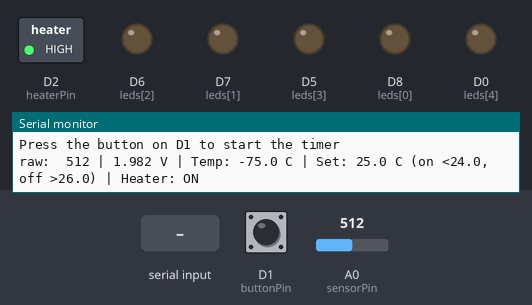
This sketch was run on a simulated ESP8266 (NodeMCU). On the bench: switched loads named in the sketch (green lamp = pin HIGH), output pins drawn as LEDs (lit = HIGH), the last lines printed to the serial monitor. Dashed ring = blinking. The test bench sets the inputs (shaded band); at power-on: D1 (buttonPin) HIGH, A0 (sensorPin) = 512.

Above: at 1.4 s.
1.5 s: D1 (buttonPin) pulled LOW for 0.15 s
At 1.9 s:
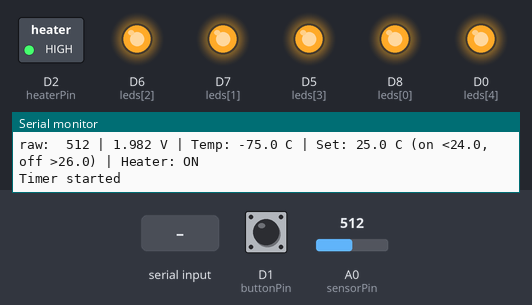
4.6 s: A0 (sensorPin) set to 755
7.6 s: A0 (sensorPin) set to 789
At 8.7 s:
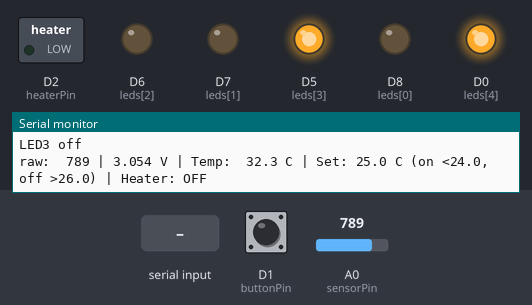
10.6 s: "s90\n" received over Serial
At 12.37 s:
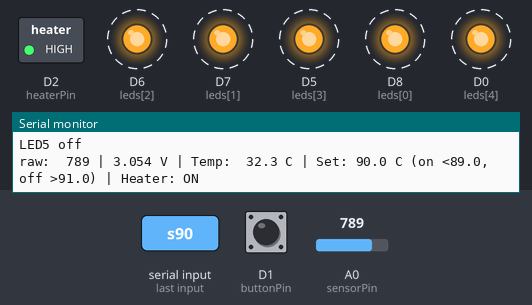
13.6 s: "c90\n" received over Serial
At 15.6 s:
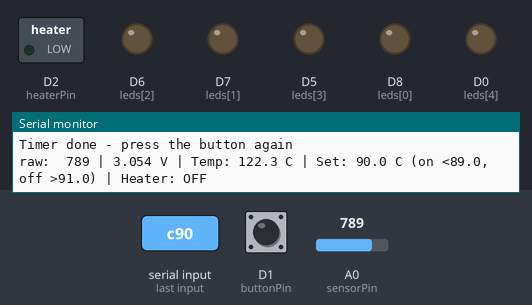
15.9 s: D1 (buttonPin) pulled LOW for 1 s
At 16.4 s:
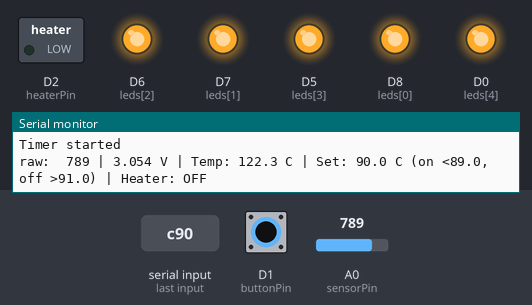
Timing chart, 0 to 20.9 s (numbered marks = the images above; inputs shaded):
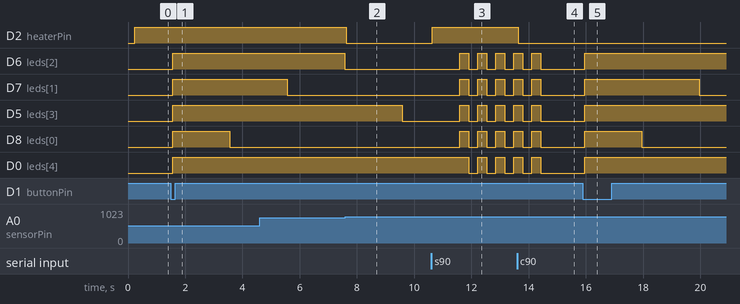

The sketch:

temp_sensor_timer_sauna.ino
```cpp
// Combined: LM335 sauna thermostat + 5-LED button timer
// Board: Wemos D1 Mini Pro (ESP8266)
//
// Thermostat
//   Sensor:  5V --[2.2k]--+-- LM335 + (middle leg)
//                         |
//                         +--[100k]-- A0      (extends A0 range to ~3.96 V)
//                    LM335 - (GND leg) -- GND
//                    LM335 ADJ -- not connected
//   Heater:  D2 (GPIO4) --[330R]-- red LED -- GND
//
// Timer
//   Button:  D1 (GPIO5) -- button -- GND   (internal pull-up)
//   LEDs:    D8, D7, D6, D5, D0 (GPIO15, 13, 12, 14, 16) --[330R]-- LED -- GND

// ===================== THERMOSTAT =====================
const int sensorPin = A0;
const int heaterPin = 4;             // D2 - red LED = heater

const float adcMaxVolt = 3.96;       // A0 range with the extra 100k resistor
float calOffset = 0.0;               // °C, fine trim (or use the r command)

float setPoint   = 25.0;             // °C
float hysteresis = 2.0;              // °C, total band width
bool  heaterOn   = false;

float lastRaw  = 0;
float lastVolt = 0;
float lastTemp = 0;
unsigned long lastPrint = 0;

// ===================== TIMER =====================
const int buttonPin = 5;                       // D1
const int leds[] = {15, 13, 12, 14, 16};       // LED1..LED5 (D8, D7, D6, D5, D0)
const int numLeds = 5;

const unsigned long stepTime  = 2000;          // 2 s per LED
const int blinkCount          = 5;
const unsigned long blinkTime = 300;           // on/off time while blinking

enum TimerState { T_IDLE, T_COUNTDOWN, T_BLINK };
TimerState timerState = T_IDLE;
int timerStep = 0;                             // which LED turns off next
int blinkPhase = 0;                            // counts on/off half-cycles
unsigned long timerMillis = 0;

// ---------------- Thermostat functions ----------------
float readTempC() {
  long sum = 0;
  for (int i = 0; i < 20; i++) {     // average 20 samples to reduce noise
    sum += analogRead(sensorPin);
    delay(1);
  }
  lastRaw  = sum / 20.0;
  lastVolt = lastRaw * adcMaxVolt / 1023.0;
  float kelvin = lastVolt * 100.0;   // LM335: 10 mV per kelvin
  return kelvin - 273.15 + calOffset;
}

void handleSerial() {
  // Commands (Serial Monitor, line ending = New Line):
  //   s25   -> setpoint 25 °C
  //   h1.5  -> hysteresis 1.5 °C
  //   c-2   -> calibration offset -2 °C
  //   r22   -> real temperature is 22 °C, auto-calculate offset
  if (!Serial.available()) return;
  String cmd = Serial.readStringUntil('\n');
  cmd.trim();
  if (cmd.length() < 2) return;
  char c = tolower(cmd.charAt(0));
  float val = cmd.substring(1).toFloat();

  if (c == 's') {
    setPoint = val;
    Serial.printf(">> Setpoint = %.1f C\n", setPoint);
  } else if (c == 'h' && val >= 0) {
    hysteresis = val;
    Serial.printf(">> Hysteresis = %.1f C\n", hysteresis);
  } else if (c == 'c') {
    calOffset = val;
    Serial.printf(">> Cal offset = %.1f C\n", calOffset);
  } else if (c == 'r') {
    calOffset += val - lastTemp;
    Serial.printf(">> Calibrated to %.1f C (offset now %.1f C)\n", val, calOffset);
  } else {
    Serial.println(">> Unknown command. Use s<temp>, h<band>, c<offset>, r<real temp>");
  }
}

void updateThermostat() {
  float t = readTempC();
  lastTemp = t;

  float lowLimit  = setPoint - hysteresis / 2.0;
  float highLimit = setPoint + hysteresis / 2.0;

  if (t < lowLimit)       heaterOn = true;
  else if (t > highLimit) heaterOn = false;
  // between the limits: keep previous state

  digitalWrite(heaterPin, heaterOn ? HIGH : LOW);

  if (millis() - lastPrint >= 1000) {
    lastPrint = millis();
    Serial.printf("raw: %4.0f | %.3f V | Temp: %5.1f C | Set: %.1f C (on <%.1f, off >%.1f) | Heater: %s\n",
                  lastRaw, lastVolt, t, setPoint, lowLimit, highLimit, heaterOn ? "ON" : "OFF");
    if (lastRaw >= 1020) {
      Serial.println("   !! A0 maxed out - check sensor wiring");
    }
  }
}

// ---------------- Timer functions ----------------
void allLeds(int state) {
  for (int i = 0; i < numLeds; i++) {
    digitalWrite(leds[i], state);
  }
}

// Returns true once per button press (debounced)
bool buttonPressed() {
  static int lastReading = HIGH;
  static int stableState = HIGH;
  static unsigned long lastChange = 0;

  int reading = digitalRead(buttonPin);
  if (reading != lastReading) {
    lastChange = millis();
    lastReading = reading;
  }
  if (millis() - lastChange > 30 && reading != stableState) {
    stableState = reading;
    if (stableState == LOW) return true;
  }
  return false;
}

void updateTimer() {
  bool pressed = buttonPressed();
  unsigned long now = millis();

  switch (timerState) {
    case T_IDLE:
      if (pressed) {
        Serial.println("Timer started");
        allLeds(HIGH);
        timerStep = 0;
        timerMillis = now;
        timerState = T_COUNTDOWN;
      }
      break;

    case T_COUNTDOWN:
      if (now - timerMillis >= stepTime) {
        digitalWrite(leds[timerStep], LOW);
        Serial.printf("LED%d off\n", timerStep + 1);
        timerStep++;
        timerMillis = now;
        if (timerStep >= numLeds) {    // all off -> start blinking
          allLeds(HIGH);
          blinkPhase = 0;
          timerState = T_BLINK;
        }
      }
      break;

    case T_BLINK:
      if (now - timerMillis >= blinkTime) {
        timerMillis = now;
        blinkPhase++;
        if (blinkPhase >= blinkCount * 2) {
          allLeds(LOW);
          Serial.println("Timer done - press the button again");
          timerState = T_IDLE;
        } else {
          allLeds(blinkPhase % 2 == 0 ? HIGH : LOW);
        }
      }
      break;
  }
}

// ===================== MAIN =====================
void setup() {
  Serial.begin(115200);

  pinMode(heaterPin, OUTPUT);
  digitalWrite(heaterPin, LOW);

  pinMode(buttonPin, INPUT_PULLUP);
  for (int i = 0; i < numLeds; i++) {
    pinMode(leds[i], OUTPUT);
  }
  allLeds(LOW);

  delay(200);
  Serial.println("\nSauna thermostat + LED timer");
  Serial.println("Thermostat commands: s<setpoint>  h<hysteresis>  c<offset>  r<real temp>");
  Serial.println("Press the button on D1 to start the timer");
}

void loop() {
  handleSerial();
  updateThermostat();
  updateTimer();
}
```

Measured:
- the behaviour switches between 772 and 773 on A0 (sensorPin) (found by bisection; images 1 and 2)
- after the input at 1.5 s, D6 (leds[2]), D7 (leds[1]), D5 (leds[3]), D0 (leds[4]): LOW → HIGH after 0.06 s; D8 (leds[0]): LOW → HIGH after 0.06 s, → LOW 2.0 s later
- after the input at 7.6 s, D2 (heaterPin): HIGH → LOW at once
- after the input at 10.6 s, D2 (heaterPin): LOW → HIGH at once
- after the input at 13.6 s, D2 (heaterPin): HIGH → LOW at once
- after the input at 15.9 s, D6 (leds[2]), D5 (leds[3]), D0 (leds[4]): LOW → HIGH after 0.06 s; D7 (leds[1]): LOW → HIGH after 0.06 s, → LOW 4.0 s later; D8 (leds[0]): LOW → HIGH after 0.06 s, → LOW 2.0 s later
